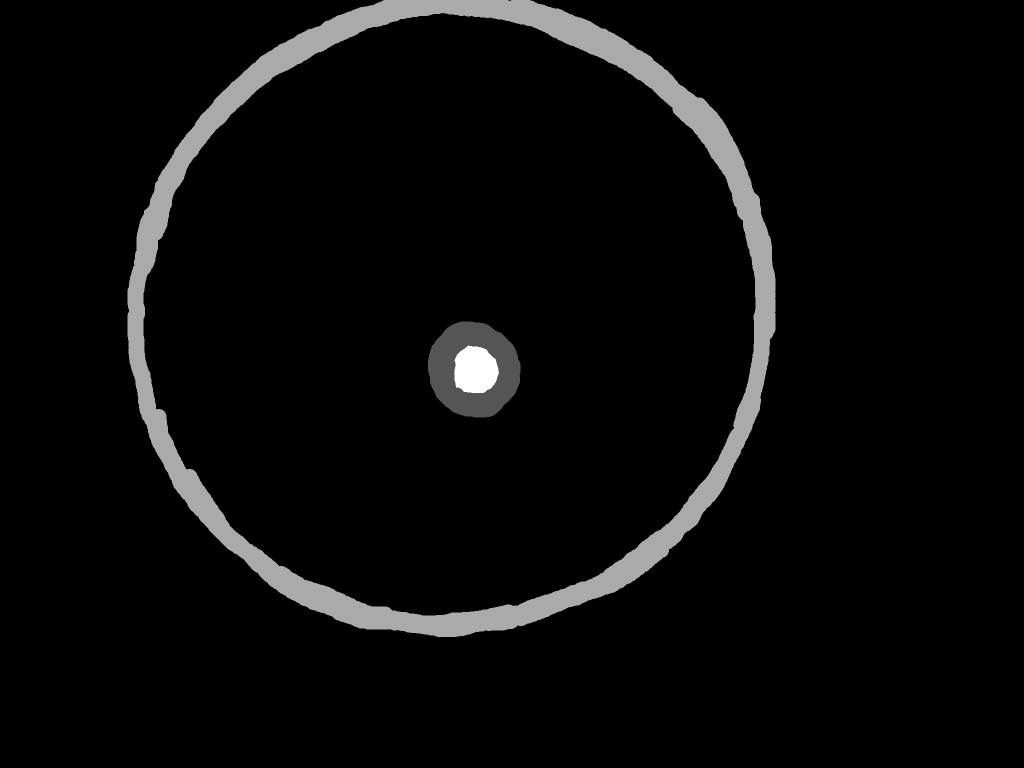
#> input picture images/labeled_images/label_1_2_3/labels/snapshot_1_323_001.png, 2048 x 1536 px, found by its file name (shown at 1/2 size)
$ python estimate_depht.py
#> lines starting #> are read from the running program, lines starting #| are printed output that depends on the picture; after the words box and inside, x2 and y2 are one past the last pixel; in counts of white or black regions, pixels touching at a corner belong together; long printed decimals are rounded
import cv2
import numpy as np
from PIL import Image

 # create 2 masks out of it
# Create masks for labels 1 and 2
with Image.open('/home/nils/Documents/Hack4Pott/nils1_2/segmentation/images_inlet_1/label_1_2_3/labels/snapshot_1_323_001.png' ) as img:
        # Convert the image to a NumPy array
#> img is the input picture: PIL image 2048x1536 I;16; min 0, max 3, mean 0.121
        data = np.array(img)
mask_1 = (data == 1).astype(np.uint8) * 255  # White for label 1
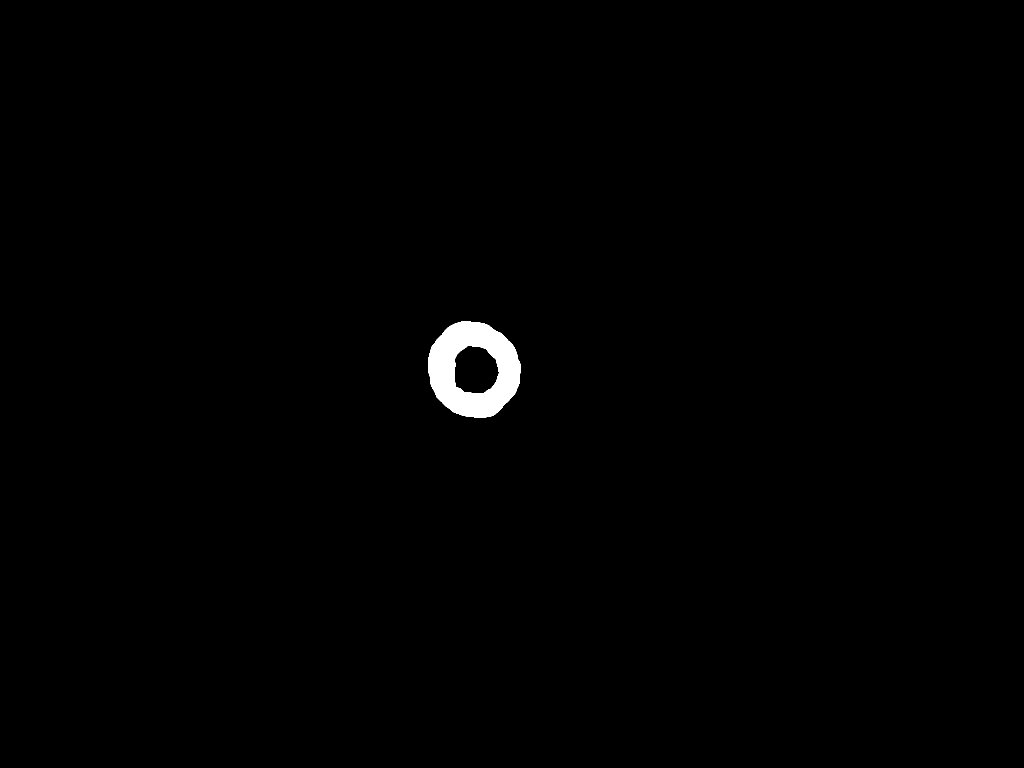
#> mask_1: shape (1536, 2048) (shown at 1/2 size); 0.67% white; 1 white region, box (x1, y1, x2, y2) and area: (856, 643, 1041, 835) 21070
mask_2 = (data == 2).astype(np.uint8) * 255  # White for label 2
#> mask_2: shape (1536, 2048); 5.4% white; 1 white region, box (x1, y1, x2, y2) and area: (255, 0, 1551, 1274) 170148
mask_3 = (data == 3).astype(np.uint8) * 255  # White for label 2
#> mask_3: shape (1536, 2048); 0.21% white; 1 white region, box (x1, y1, x2, y2) and area: (909, 691, 998, 786) 6736

ratio_free_space = np.round(np.count_nonzero(mask_3)/(np.count_nonzero(mask_1)+np.count_nonzero(mask_3)))
#> ratio_free_space = 0


# Create black background images
black_background = np.zeros_like(data, dtype=np.uint8)

# Stack the masks on the black background to create the final images
outer_image = cv2.merge([black_background, mask_1, black_background])
inner_image = cv2.merge([black_background, black_background, mask_2])
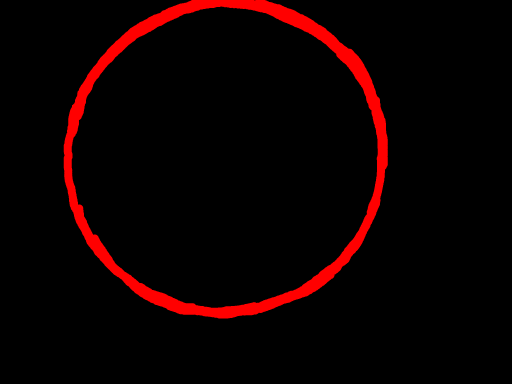
#> inner_image: shape (1536, 2048, 3) (shown at 1/4 size); mean of channels 0, 1, 2 0, 0, 13.8; drawn as B, G, R
free_space_image = cv2.merge([black_background, black_background, mask_3])

# Save the images
cv2.imwrite("outer.png", outer_image)
cv2.imwrite("inner.png", inner_image)
cv2.imwrite("free.png", free_space_image)

image = cv2.imread("outer.png", 0)
#> image: shape (1536, 2048); values 0 (black) and 149 (white), 0.67% white; 1 white region
def get_circle_draw(image):
    # Threshold the image to get the shapes in binary
    _, thresh = cv2.threshold(image, 1, 255, cv2.THRESH_BINARY)
    # Find contours in the thresholded image
    contours, _ = cv2.findContours(thresh, cv2.RETR_EXTERNAL, cv2.CHAIN_APPROX_SIMPLE)
#> contours = 1 contour; box (x1, y1, x2, y2) and area: (856, 643, 1041, 835) 27540

    # Assuming the largest contour in the image is the circle we are interested in
    largest_contour = max(contours, key=cv2.contourArea)
#> largest_contour = contour of 228 points, box (x1, y1, x2, y2) (856, 643, 1041, 835), area 27540

    # Assuming the largest contour in the image is the circle we are interested in
    smallest_contour = min(contours, key=cv2.contourArea)
#> smallest_contour has the same summary as largest_contour
    # Fit a circle to the largest contour and get the radius
    (x, y), radius = cv2.minEnclosingCircle(smallest_contour)
#> x = 947; y = 739; radius = 99.54
    print(image.shape)
#| (1536, 2048)
    # Create an empty three-channel image with the same size as the binary image
    rgb_image = np.zeros((image.shape[0], image.shape[1], 3), dtype=np.uint8)
    # Set all three channels to the values of the binary image
    rgb_image[:, :, 0] = image
    rgb_image[:, :, 1] = image
    rgb_image[:, :, 2] = image
    print(x,y, radius)
#| 947.0 739.0 99.539
    result = cv2.circle(rgb_image, (int(x), int(y)), int(radius), (0, 0, 255),5)

    return result, x, y, radius


image = cv2.imread("outer.png", 0)
result, x_1,y_1,radius_1 = get_circle_draw(image)
#> x_1 = 947; y_1 = 739; radius_1 = 99.54
image = cv2.imread("inner.png", 0)
#> image: shape (1536, 2048); values 0 (black) and 76 (white), 5.4% white; 1 white region
result, x_2,y_2,radius_2 = get_circle_draw(image)
#> in get_circle_draw (call 2), `contours, _ = cv2.findContours(thresh, cv2.RETR_EXTERNAL, cv2.CHAIN_AP..`: contours = 1 contour; box (x1, y1, x2, y2) and area: (255, 0, 1551, 1274) 1306368
#> in get_circle_draw (call 2), `largest_contour = max(contours, key=cv2.contourArea)`: largest_contour = contour of 1662 points, box (x1, y1, x2, y2) (255, 0, 1551, 1274), area 1306368
#> in get_circle_draw (call 2), `smallest_contour = min(contours, key=cv2.contourArea)`: smallest_contour has the same summary as largest_contour
#> in get_circle_draw (call 2), `(x, y), radius = cv2.minEnclosingCircle(smallest_contour)`: x = 907.7; y = 624.6; radius = 660.3
#| (1536, 2048)
#| 907.691 624.612 660.322
#> in get_circle_draw (call 2), `result = cv2.circle(rgb_image, (int(x), int(y)), int(radius), (0, 0, 2..`:
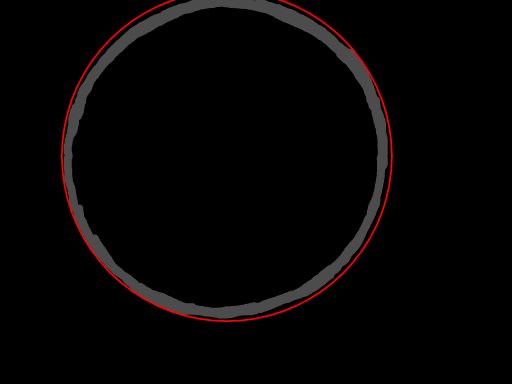
#> result: shape (1536, 2048, 3) (shown at 1/4 size); mean of channels 0, 1, 2 4.1, 4.1, 6.2; drawn as B, G, R
#> x_2 = 907.7; y_2 = 624.6; radius_2 = 660.3
image = cv2.imread("free.png", 0)
#> image: shape (1536, 2048); values 0 (black) and 76 (white), 0.21% white; 1 white region
result, x_3,y_3,radius_3 = get_circle_draw(image)
#> in get_circle_draw (call 3), `contours, _ = cv2.findContours(thresh, cv2.RETR_EXTERNAL, cv2.CHAIN_AP..`: contours = 1 contour; box (x1, y1, x2, y2) and area: (909, 691, 998, 786) 6600
#| (1536, 2048)
#| 947.698 739.353 49.748
#> x_3 = 947.7; y_3 = 739.4; radius_3 = 49.75
# Create colored background images
colored_background = np.zeros((1536, 2048 , 3), dtype=np.uint8)

# Assign different colors for labels 1 and 2
print(mask_1.shape)
#| (1536, 2048)
print(colored_background.shape)
colored_background[:, :, 0] = mask_1  # Blue channel for label 1
colored_background[:, :, 2] = mask_2  # Red channel for label 2
colored_background[:, :, 1] = mask_3  # Green channel for label 2

# Save the combined image
cv2.imwrite("combined.png", colored_background)
print(colored_background.shape)
#| (1536, 2048, 3)
colored_background = cv2.circle(colored_background, (int(x_1), int(y_1)), int(radius_1), (0, 255, 255),5)
colored_background = cv2.circle(colored_background, (int(x_2), int(y_2)), int(radius_2), (0, 255, 255),5)
colored_background = cv2.circle(colored_background, (int(x_3), int(y_3)), int(radius_3), (0, 255, 255),5)
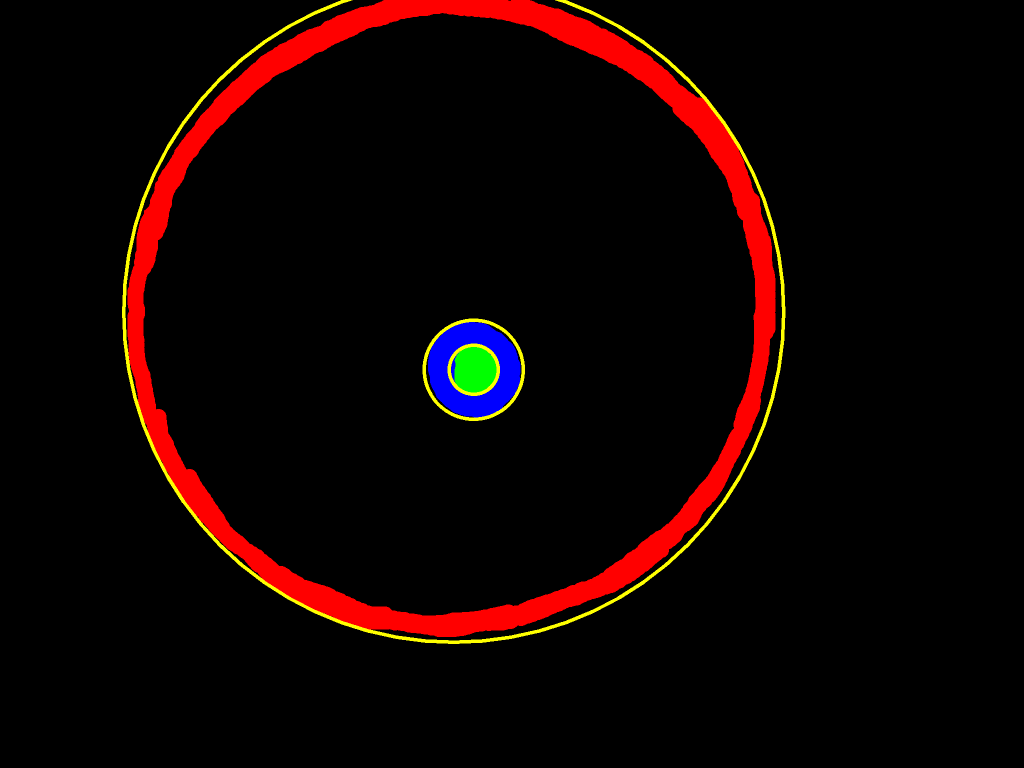
#> colored_background: shape (1536, 2048, 3) (shown at 1/2 size); mean of channels 0, 1, 2 1.5, 3.1, 16.3; drawn as B, G, R

cv2.imwrite("final.png", colored_background)
image = cv2.imread('final.png')
text = "Ratio:" +str (ratio_free_space)
#> text = 'Ratio:0.0'
# Specify the position of the text (bottom-left corner where the text starts)
position = (50, 50)

# Specify the font type
font = cv2.FONT_HERSHEY_SIMPLEX

# Specify font scale (font size)
font_scale = 3

# Specify font color in BGR
color = (255, 255, 255)  # White color

# Specify the line type
line_type = 2

# Use cv2.putText() method to add text to the image
# cv2.putText(image, text, position, font, font_scale, color, line_type)

# Save the resulting image
cv2.imwrite('image_with_text.png', image)
